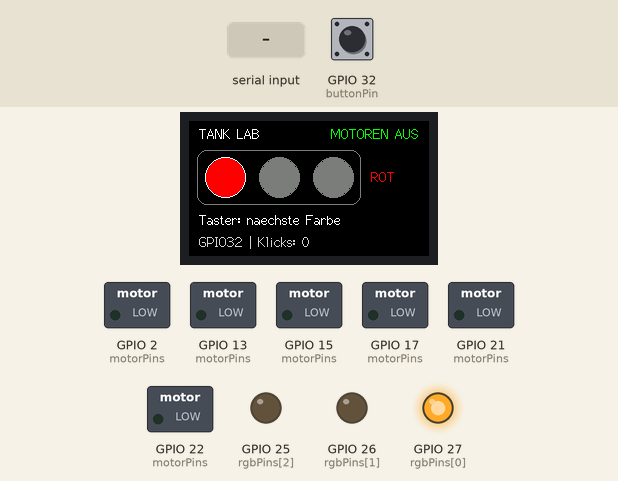
A program run on a simulated ESP32. Shown: 240×135 colour display, switched loads named in the program (green lamp = pin HIGH), output pins drawn as LEDs (lit = HIGH). The test bench sets the inputs (shaded band); at power-on: GPIO 32 (buttonPin) LOW. Pins used as bus, display or sensor lines are not drawn; what the program prints to the serial monitor is not drawn.

Above: at 1.4 s.
1.5 s: GPIO 32 (buttonPin) pulled HIGH for 0.15 s
At 2.7 s:
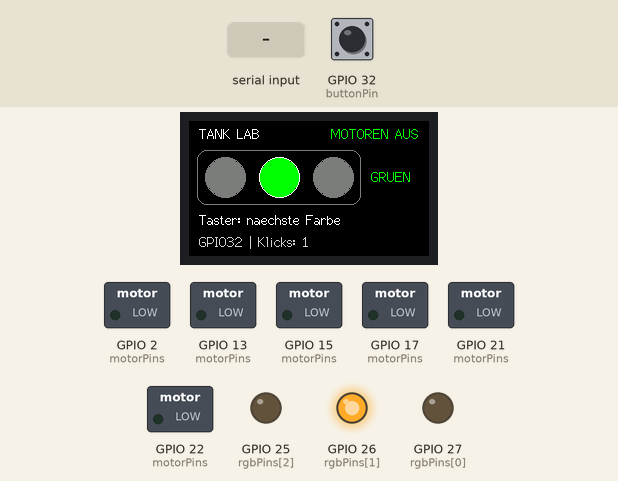
3.1 s: "blue\n" received over Serial
At 3.7 s:
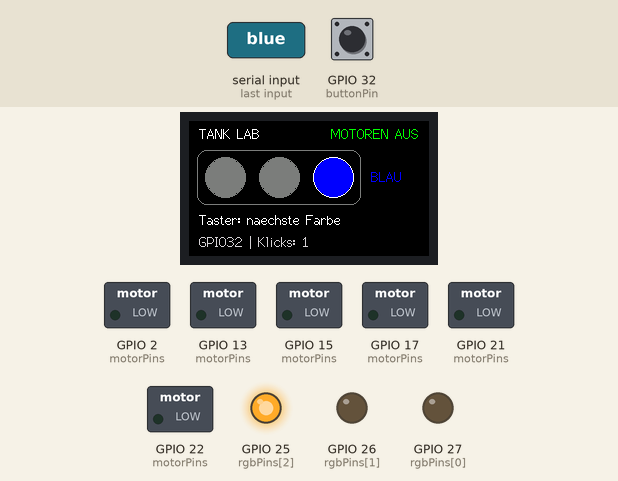
4.6 s: "off\n" received over Serial
At 5.8 s:
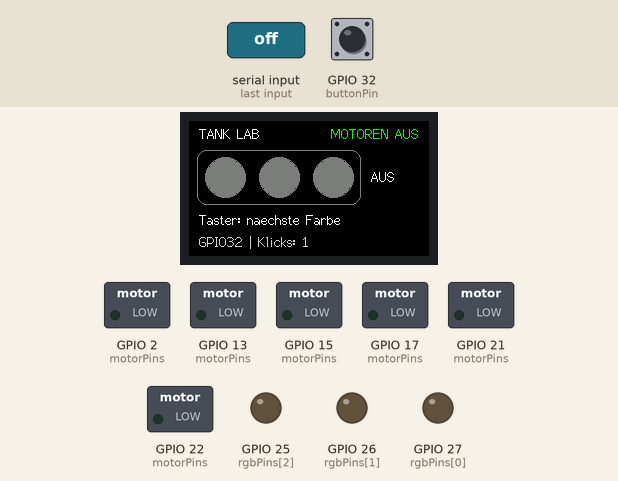
6.1 s: "anode\n" received over Serial
At 7.2 s:
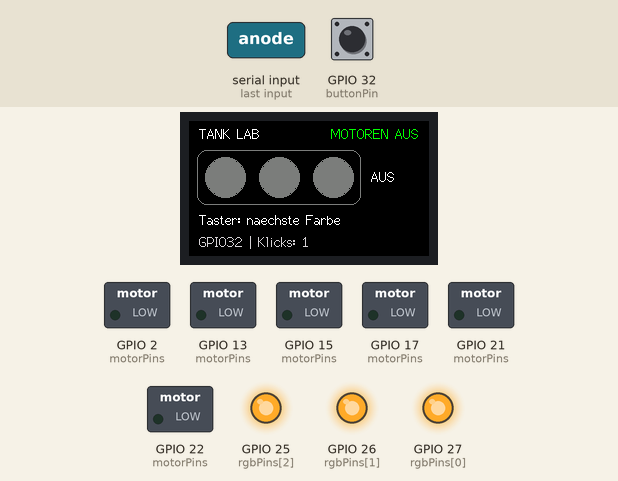
7.6 s: GPIO 32 (buttonPin) pulled HIGH for 1 s
At 8.6 s:
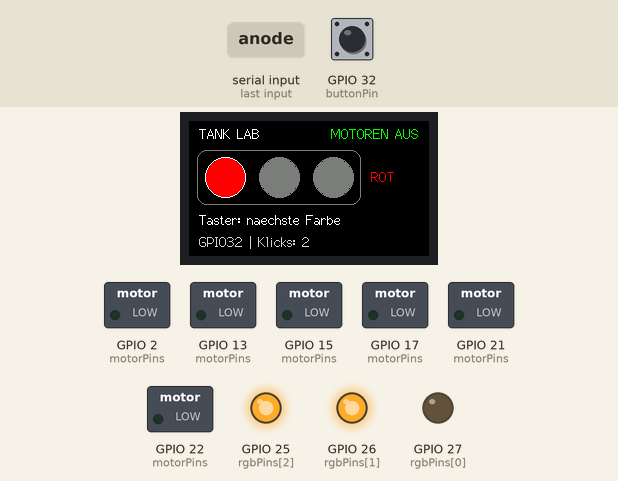
10.1 s: "green\n" received over Serial
At 11.4 s:
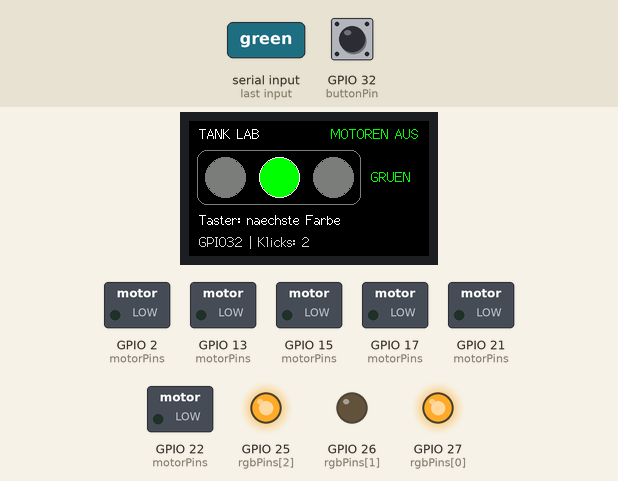
Timing chart, 0 to 12.6 s (numbered marks = the images above; inputs shaded):
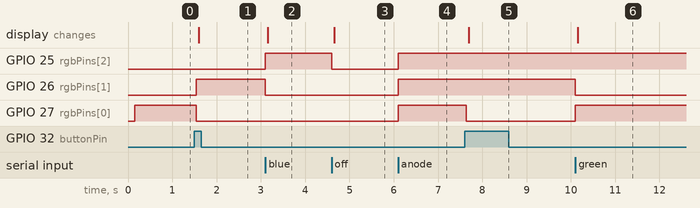

The program:

main.cpp
```cpp
#include <Arduino.h>
#include <TFT_eSPI.h>
// Display/RGB test v2: no command can enable the motors.
constexpr uint8_t motorPins[] = {13,21,15,2,17,22};
constexpr uint8_t rgbPins[] = {27,26,25};
constexpr uint8_t buttonPin = 32;
constexpr uint16_t colors[] = {TFT_RED,TFT_GREEN,TFT_BLUE};
const char* names[] = {"ROT","GRUEN","BLAU"};
TFT_eSPI display;
String command;
int selected=0;
bool commonAnode=false;
int rawButton=LOW, stableButton=LOW;
uint32_t buttonChanged=0, presses=0;
void stopMotors() {for(auto p:motorPins) digitalWrite(p,LOW);}
void drawStatus() {
  display.fillScreen(TFT_BLACK);
  display.setTextColor(TFT_WHITE,TFT_BLACK);
  display.drawString("TANK LAB",10,5,2);
  display.setTextColor(TFT_GREEN,TFT_BLACK);
  display.drawRightString("MOTOREN AUS",230,5,2);
  display.drawRoundRect(8,29,164,55,10,TFT_DARKGREY);
  for(int i=0;i<3;i++) {
    int x=36+i*54;
    display.fillCircle(x,56,19,selected==i?colors[i]:TFT_DARKGREY);
    display.drawCircle(x,56,20,selected==i?TFT_WHITE:TFT_DARKGREY);
  }
  display.setTextColor(selected>=0?colors[selected]:TFT_WHITE,TFT_BLACK);
  display.drawString(selected>=0?names[selected]:"AUS",182,48,2);
  display.setTextColor(TFT_WHITE,TFT_BLACK);
  display.drawString("Taster: naechste Farbe",10,91,2);
  display.setTextColor(TFT_LIGHTGREY,TFT_BLACK);
  display.drawString("GPIO32 | Klicks: "+String(presses),10,113,2);
}
void setColor(int channel) {
  selected=channel;
  for(int i=0;i<3;i++) digitalWrite(rgbPins[i],(i==selected)!=commonAnode);
  drawStatus();
  Serial.printf("COLOR %s | motors OFF\n",selected>=0?names[selected]:"AUS");
}
void handle(String s) {
  s.trim();
  if(s=="red") setColor(0);
  else if(s=="green") setColor(1);
  else if(s=="blue") setColor(2);
  else if(s=="off") setColor(-1);
  else if(s=="anode" || s=="cathode") {commonAnode=s=="anode";setColor(-1);}
  else if(s=="stop") {stopMotors();Serial.println("STOP: all motor pins LOW");}
  else if(s=="status") Serial.printf("v2 color=%d button_raw=%d clicks=%lu motors=OFF\n",selected,digitalRead(buttonPin),(unsigned long)presses);
  else Serial.println("Commands: red green blue off anode cathode stop status. Motor tests disabled.");
}
void setup() {
  for(auto p:motorPins) {digitalWrite(p,LOW);pinMode(p,OUTPUT);}
  stopMotors();
  pinMode(33,INPUT); // Servo disconnected.
  for(auto p:rgbPins) {digitalWrite(p,LOW);pinMode(p,OUTPUT);}
  pinMode(buttonPin,INPUT); // External pull-down, active HIGH as in old firmware.
  rawButton=stableButton=digitalRead(buttonPin);
  buttonChanged=millis();
  Serial.begin(115200);
  command.reserve(40);
  display.init();
  display.setRotation(1);
  pinMode(4,OUTPUT);digitalWrite(4,HIGH);
  setColor(0);
  Serial.println("TANK DISPLAY TEST v2. Button cycles RED/GREEN/BLUE. Motors disabled.");
}
void loop() {
  stopMotors();
  int value=digitalRead(buttonPin);
  if(value!=rawButton) {rawButton=value;buttonChanged=millis();}
  if(rawButton!=stableButton && millis()-buttonChanged>=40) {
    stableButton=rawButton;
    Serial.printf("BUTTON raw=%d\n",stableButton);
    if(stableButton==HIGH) {presses++;setColor((selected+1)%3);}
  }
  // Bound serial work so button polling is not starved.
  for(int n=0;n<64 && Serial.available();n++) {
    char c=Serial.read();
    if(c=='\n' || c=='\r') {if(command.length()) {handle(command);command="";}}
    else if(command.length()<32) command+=c;
    else {command="";stopMotors();}
  }
}
```

Measured:
- after the input at 1.5 s, GPIO 26 (rgbPins[1]): LOW → HIGH at once; GPIO 27 (rgbPins[0]): HIGH → LOW at once; the display: changes after 0.09 s (image 1)
- after the input at 3.1 s, GPIO 25 (rgbPins[2]): LOW → HIGH at once; GPIO 26 (rgbPins[1]): HIGH → LOW at once; the display: changes after 0.05 s (image 2)
- after the input at 4.6 s, GPIO 25 (rgbPins[2]): HIGH → LOW at once; the display: changes after 0.05 s (image 3)
- after the input at 6.1 s, GPIO 25 (rgbPins[2]), GPIO 26 (rgbPins[1]), GPIO 27 (rgbPins[0]): LOW → HIGH at once
- after the input at 7.6 s, GPIO 27 (rgbPins[0]): HIGH → LOW at once; the display: changes after 0.09 s (image 5)
- after the input at 10.1 s, GPIO 26 (rgbPins[1]): HIGH → LOW at once; GPIO 27 (rgbPins[0]): LOW → HIGH at once; the display: changes after 0.05 s (image 6)
